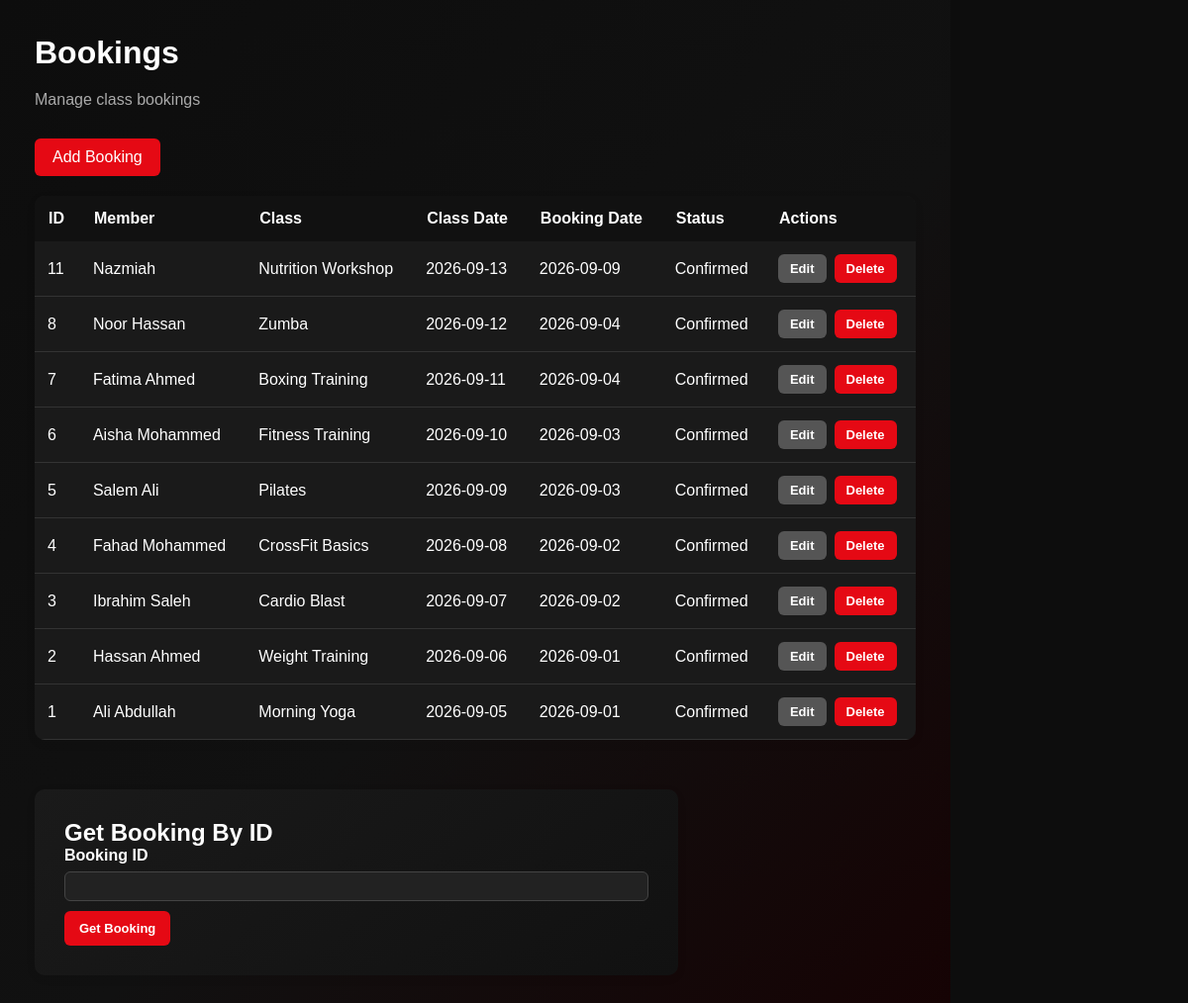
/pages/bookings/bookings.php (signed in), run on the app's committed database.
### tables this page shows
CREATE TABLE `bookings` (
  `booking_id` int(10) NOT NULL,
  `booking_date` date NOT NULL,
  `status` varchar(20) NOT NULL,
  `member_id` int(10) NOT NULL,
  `class_id` int(10) NOT NULL
);

CREATE TABLE `users` (
  `user_id` int(10) NOT NULL COMMENT 'pk',
  `full_name` varchar(100) NOT NULL,
  `username` varchar(50) NOT NULL,
  `password` varchar(255) NOT NULL,
  `role` varchar(20) NOT NULL,
  `profile_id` int(10) DEFAULT 4,
  `phone` varchar(20) NOT NULL,
  `email` varchar(100) NOT NULL,
  `status` varchar(20) NOT NULL,
  `image` varchar(255) DEFAULT NULL
);

CREATE TABLE `classes` (
  `class_id` int(10) NOT NULL,
  `class_name` varchar(100) NOT NULL,
  `class_date` date NOT NULL,
  `start_time` time NOT NULL,
  `capacity` int(20) NOT NULL,
  `trainer_id` int(10) NOT NULL
);

### classes/BaseModel.php (called while the page is built, shortened)
<?php
require_once __DIR__ . "/../config/database.php";
class BaseModel
{
    protected $conn;
    public function __construct()
    {
        global $conn;
        $this->conn = $conn;
    }
    protected function fetchAll($sql, $types = "", ...$params)
    {
        $stmt = $this->conn->prepare($sql);
        if (!$stmt->execute()) {
            die("Execute failed: " . $stmt->error);
        }
        $result = $stmt->get_result();
        return $result->fetch_all(MYSQLI_ASSOC);
    }
}

### classes/booking.php (called while the page is built, shortened)
<?php
require_once __DIR__ . "/BaseModel.php";
class Booking extends BaseModel
{
    public function getAllBookings()
    {
        return $this->fetchAll(
            "SELECT
                bookings.*,
                users.full_name,
                classes.class_name,
                classes.class_date,
                classes.start_time,
                classes.capacity
             FROM bookings
             INNER JOIN members
                ON bookings.member_id = members.member_id
             INNER JOIN users
                ON members.user_id = users.user_id
             INNER JOIN classes
                ON bookings.class_id = classes.class_id
             ORDER BY bookings.booking_id DESC"
        );
    }
}

### pages/bookings/bookings.php (the view, shortened to what this page needs)
<?php
require_once __DIR__ . "/../../classes/booking.php";
$booking = new Booking();
$profile_id = (int) $_SESSION["profile_id"];
$isAdminOrManager =
    ($profile_id == 1 || $profile_id == 2);
$isMember =
    ($profile_id == 4);
$isTrainer =
    ($profile_id == 3);
if ($isAdminOrManager) {
    $bookings = $booking->getAllBookings();
} else {
    redirect(loginUrl());
}
?>
<!DOCTYPE html>
<html lang="en">
<head>
    <link
        rel="stylesheet"
        href="../../assets/css/style.css"
    >
</head>
<body>
<div class="main-content">
    <div class="dashboard-header">
        <h1>
            Bookings
        </h1>
        <p>
            Manage class bookings
        </p>
    </div>
    <?php if (
        $isAdminOrManager ||
        $isMember
    ): ?>
        <a href="add_booking.php">
            Add Booking
        </a>
    <?php endif; ?>
    <table>
        <tr>
            <th>ID</th>
            <th>Member</th>
            <th>Class</th>
            <th>Class Date</th>
            <th>Booking Date</th>
            <th>Status</th>
            <?php if (
                $isAdminOrManager ||
                $isMember
            ): ?>
                <th>Actions</th>
            <?php endif; ?>
        </tr>
        <?php foreach ($bookings as $item): ?>
            <tr>
                <td>
                    <?= htmlspecialchars(
                        $item["booking_id"]
                    ) ?>
                </td>
                <td>
                    <?= htmlspecialchars(
                        $item["full_name"]
                    ) ?>
                </td>
                <td>
                    <?= htmlspecialchars(
                        $item["class_name"]
                    ) ?>
                </td>
                <td>
                    <?= htmlspecialchars(
                        $item["class_date"]
                    ) ?>
                </td>
                <td>
                    <?= htmlspecialchars(
                        $item["booking_date"]
                    ) ?>
                </td>
                <td>
                    <?= htmlspecialchars(
                        $item["status"]
                    ) ?>
                </td>
                <?php if (
                    $isAdminOrManager ||
                    $isMember
                ): ?>
                    <td>
                        <div class="table-actions">
                            <a
                                href="edit_booking.php?id=<?= $item["booking_id"] ?>"
                                class="edit-button"
                            >
                                Edit
                            </a>
                            <?php if ($isAdminOrManager): ?>
                                <a
                                    href="delete_booking.php?id=<?= $item["booking_id"] ?>"
                                    class="delete-button"
                                    onclick="return confirm('Are you sure you want to delete this booking?');"
                                >
                                    Delete
                                </a>
                            <?php endif; ?>
                        </div>
                    </td>
                <?php endif; ?>
            </tr>
        <?php endforeach; ?>
    </table>
    <div class="form-container">
        <h2>
            Get Booking By ID
        </h2>
        <form method="POST">
            <div class="form-group">
                <label for="booking_id">
                    Booking ID
                </label>
                <input
                    type="number"
                    id="booking_id"
                    name="booking_id"
                    min="1"
                    required
                >
            </div>
            <button
                type="submit"
                class="form-button"
            >
                Get Booking
            </button>
        </form>
    </div>
</div>
</body>
</html>

### data on the page
bookings: booking_id "11", users.full_name "Nazmiah", class.class_name "Nutrition Workshop", class.class_date "2026-09-13", booking_date "2026-09-09", status "Confirmed"
bookings: booking_id "8", users.full_name "Noor Hassan", class.class_name "Zumba", class.class_date "2026-09-12", booking_date "2026-09-04", status "Confirmed"
bookings: booking_id "7", users.full_name "Fatima Ahmed", class.class_name "Boxing Training", class.class_date "2026-09-11", booking_date "2026-09-04", status "Confirmed"
bookings: booking_id "6", users.full_name "Aisha Mohammed", class.class_name "Fitness Training", class.class_date "2026-09-10", booking_date "2026-09-03", status "Confirmed"
bookings: booking_id "5", users.full_name "Salem Ali", class.class_name "Pilates", class.class_date "2026-09-09", booking_date "2026-09-03", status "Confirmed"
bookings: booking_id "4", users.full_name "Fahad Mohammed", class.class_name "CrossFit Basics", class.class_date "2026-09-08", booking_date "2026-09-02", status "Confirmed"
bookings: booking_id "3", users.full_name "Ibrahim Saleh", class.class_name "Cardio Blast", class.class_date "2026-09-07", booking_date "2026-09-02", status "Confirmed"
bookings: booking_id "2", users.full_name "Hassan Ahmed", class.class_name "Weight Training", class.class_date "2026-09-06", booking_date "2026-09-01", status "Confirmed"
bookings: booking_id "1", users.full_name "Ali Abdullah", class.class_name "Morning Yoga", class.class_date "2026-09-05", booking_date "2026-09-01", status "Confirmed"
